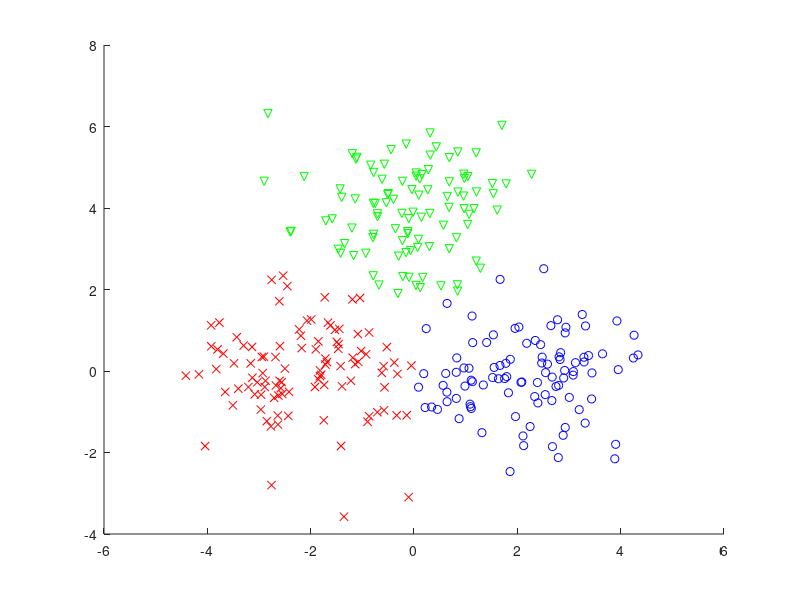

MATLAB code to generate this figure:
n=300; c=3; t=randperm(n);
x=[randn(1,n/3)-2 randn(1,n/3) randn(1,n/3)+2;
randn(1,n/3) randn(1,n/3)+4 randn(1,n/3)]';
m=x(t(1:c),:); x2=sum(x.^2,2); s0(1:c,1)=inf;

for o=1:1000
  m2=sum(m.^2,2);
  [d,y]=min(repmat(m2,1,n)+repmat(x2',c,1)-2*m*x');
  for t=1:c
    m(t,:)=mean(x(y==t,:)); s(t,1)=mean(d(y==t));
  end
  if norm(s-s0)<0.001, break , end
  s0=s;
end
figure(1); clf; hold on;
plot(x(y==1,1),x(y==1,2),'bo');
plot(x(y==2,1),x(y==2,2 ),'rx');
plot(x(y==3,1),x(y==3,2 ),'gv');